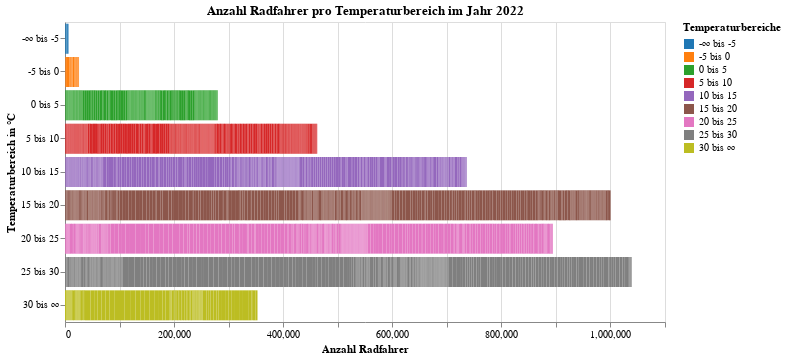

The notebook cell saved with this chart:
### Markdown cell above
# Anzahl Radfahrer pro Temperaturbereich im Jahr xxx

### Code cell
def create_charts(file_paths):
    # Daten für alle Jahre kombinieren
    data = pd.concat([pd.read_csv(file_path) for file_path in file_paths])

    # Konvertiere 'max.temp' zu numerischem Datentyp
    data['max.temp'] = pd.to_numeric(data['max.temp'], errors='coerce')

    # Bins für die Temperatur erstellen
    temperature_bins = [-float('inf'), -5, 0, 5, 10, 15, 20, 25, 30, float('inf')]
    temperature_labels = ['-∞ bis -5', '-5 bis 0', '0 bis 5', '5 bis 10', '10 bis 15', '15 bis 20', '20 bis 25', '25 bis 30', '30 bis ∞']

    # Daten in Bins einteilen
    data['Temperature Bin'] = pd.cut(data['max.temp'], bins=temperature_bins, labels=temperature_labels, right=False)

    # Konvertiere 'datum' zu einem Datetime-Wert
    data['datum'] = pd.to_datetime(data['datum'], errors='coerce')

    # Erstelle Diagramme für jedes Jahr
    charts = []
    
    for year in data['datum'].dt.year.unique():
        year_data = data[data['datum'].dt.year == year]
        chart = alt.Chart(year_data).mark_bar().encode(
            alt.Y('Temperature Bin:N', title='Temperaturbereich in °C', sort=temperature_labels),
            alt.X('gesamt:Q', title='Anzahl Radfahrer'),
            color=alt.Color('Temperature Bin:N', legend=alt.Legend(title='Temperaturbereiche'), sort=temperature_labels).scale(scheme="category10"),
            tooltip=['Temperature Bin:N', 'gesamt:Q']
        ).properties(
            title=f'Anzahl Radfahrer pro Temperaturbereich im Jahr {year}',
            width=600,
            height=300
        )

        charts.append(chart)

    # Nur das Diagramm für das letzte Jahr anzeigen
    return charts[0]

chart = create_charts(file_paths)

chart

### Figure 1 — Vega specification as saved in the notebook (floating-point values rounded to 4 significant figures; data arrays with more than 128 entries replaced by an {"elided": "..."} marker saying what was removed)
{"$schema": "https://vega.github.io/schema/vega/v5.json", "data": [{"name": "source_0"}, {"name": "data_0", "values": {"elided": "2112 records"}}, {"name": "source_0_y_domain_Temperature Bin", "values": [{"Temperature Bin": "10 bis 15", "sort_field": 4.0}, {"Temperature Bin": "15 bis 20", "sort_field": 5.0}, {"Temperature Bin": "0 bis 5", "sort_field": 2.0}, {"Temperature Bin": "-5 bis 0", "sort_field": 1.0}, {"Temperature Bin": "5 bis 10", "sort_field": 3.0}, {"Temperature Bin": "20 bis 25", "sort_field": 6.0}, {"Temperature Bin": "25 bis 30", "sort_field": 7.0}, {"Temperature Bin": "30 bis ∞", "sort_field": 8.0}, {"Temperature Bin": "-∞ bis -5", "sort_field": 0.0}]}, {"name": "source_0_color_domain_Temperature Bin", "values": [{"Temperature Bin": "10 bis 15", "sort_field": 4.0}, {"Temperature Bin": "15 bis 20", "sort_field": 5.0}, {"Temperature Bin": "0 bis 5", "sort_field": 2.0}, {"Temperature Bin": "-5 bis 0", "sort_field": 1.0}, {"Temperature Bin": "5 bis 10", "sort_field": 3.0}, {"Temperature Bin": "20 bis 25", "sort_field": 6.0}, {"Temperature Bin": "25 bis 30", "sort_field": 7.0}, {"Temperature Bin": "30 bis ∞", "sort_field": 8.0}, {"Temperature Bin": "-∞ bis -5", "sort_field": 0.0}]}], "marks": [{"type": "rect", "name": "marks", "from": {"data": "data_0"}, "encode": {"update": {"x": {"field": "gesamt_end", "scale": "x"}, "y": {"field": "Temperature Bin", "scale": "y"}, "description": {"signal": "\"Anzahl Radfahrer: \" + (format(datum[\"gesamt\"], \"\")) + \"; Temperaturbereich in °C: \" + (isValid(datum[\"Temperature Bin\"]) ? datum[\"Temperature Bin\"] : \"\"+datum[\"Temperature Bin\"]) + \"; Temperature Bin: \" + (isValid(datum[\"Temperature Bin\"]) ? datum[\"Temperature Bin\"] : \"\"+datum[\"Temperature Bin\"]) + \"; gesamt: \" + (format(datum[\"gesamt\"], \"\"))"}, "x2": {"field": "gesamt_start", "scale": "x"}, "fill": {"field": "Temperature Bin", "scale": "color"}, "height": {"signal": "max(0.25, bandwidth('y'))"}, "tooltip": {"signal": "{\"Temperature Bin\": isValid(datum[\"Temperature Bin\"]) ? datum[\"Temperature Bin\"] : \"\"+datum[\"Temperature Bin\"], \"gesamt\": format(datum[\"gesamt\"], \"\")}"}, "ariaRoleDescription": {"value": "bar"}}}, "style": ["bar"]}], "scales": [{"name": "x", "type": "linear", "domain": {"data": "data_0", "fields": ["gesamt_start", "gesamt_end"]}, "range": [0, {"signal": "width"}], "zero": true, "nice": true}, {"name": "y", "type": "band", "domain": {"data": "source_0_y_domain_Temperature Bin", "field": "Temperature Bin", "sort": {"op": "max", "field": "sort_field"}}, "range": [0, {"signal": "height"}], "paddingOuter": 0.05, "paddingInner": 0.1}, {"name": "color", "type": "ordinal", "domain": {"data": "source_0_color_domain_Temperature Bin", "field": "Temperature Bin", "sort": {"op": "max", "field": "sort_field"}}, "range": {"scheme": "category10"}}], "axes": [{"scale": "x", "aria": false, "gridScale": "y", "grid": true, "minExtent": 0, "maxExtent": 0, "ticks": false, "zindex": 0, "tickCount": {"signal": "ceil(width/40)"}, "orient": "bottom", "domain": false, "labels": false}, {"scale": "x", "grid": false, "orient": "bottom", "tickCount": {"signal": "ceil(width/40)"}, "title": "Anzahl Radfahrer", "zindex": 0, "labelFlush": true, "labelOverlap": true}, {"scale": "y", "orient": "left", "grid": false, "zindex": 0, "title": "Temperaturbereich in °C"}], "title": {"text": "Anzahl Radfahrer pro Temperaturbereich im Jahr 2022", "frame": "group"}, "height": 300, "legends": [{"title": "Temperaturbereiche", "fill": "color", "symbolType": "square"}], "padding": 5, "background": "white", "width": 600, "style": "cell"}
